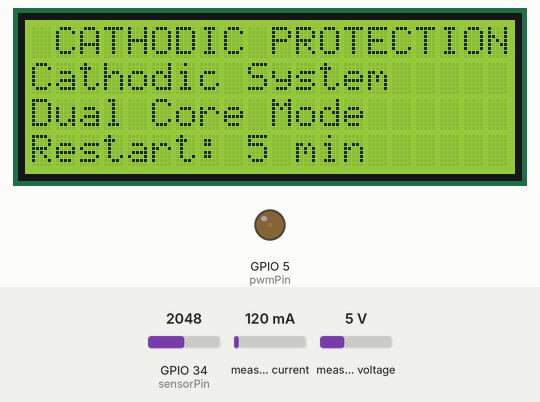
Simulated run of this sketch. Board: ESP32. Shown: 20×4 character LCD, output pins drawn as LEDs (lit = HIGH). Inputs (shaded band) come from the test bench; at power-on: GPIO 34 (sensorPin) = 2048, measured current 120 mA, measured voltage 5 V. What the sketch prints to the serial monitor is not drawn.

Above: at 1.5 s.
1.6 s: GPIO 34 (sensorPin) set to 68
At 3.2 s:
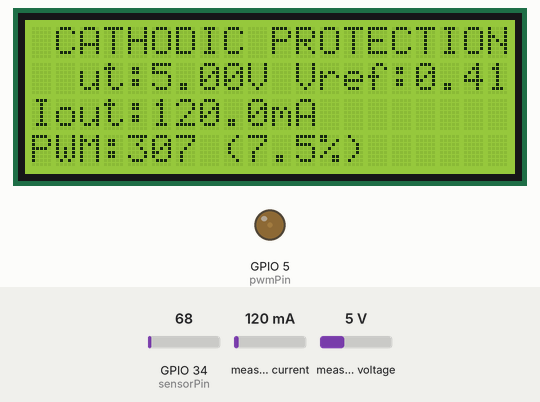
4.6 s: GPIO 34 (sensorPin) set to 60
At 6.41 s:
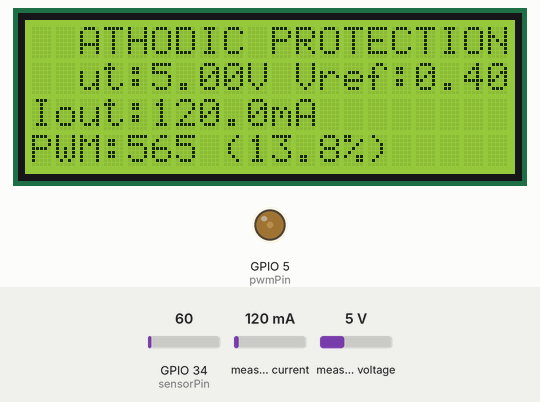
7.4 s: measured current set to 106 mA
At 8.43 s:
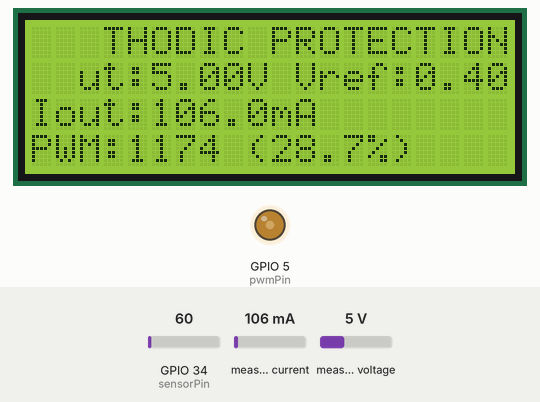
9.4 s: measured current set to 89 mA
At 10.45 s:
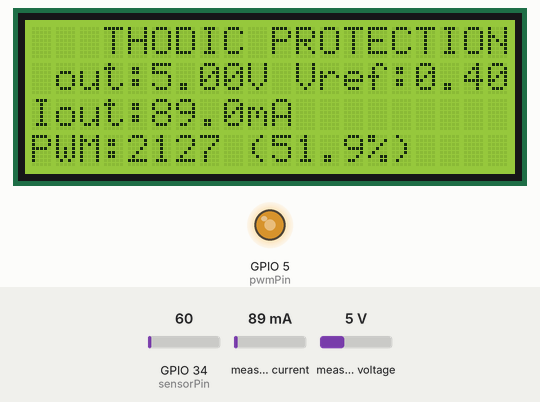
11.3 s: measured current set to 1000 mA
At 13.2 s:
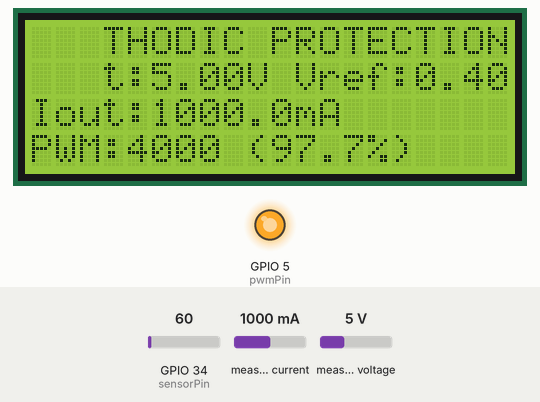
13.4 s: measured current set to 40 mA
At 14.53 s:
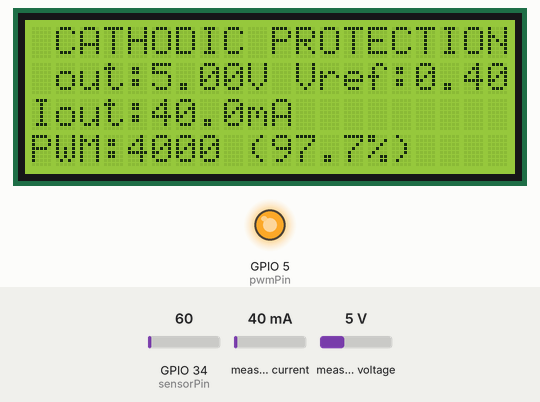
Timing chart, 0 to 16.4 s (numbered marks = the images above; inputs shaded):
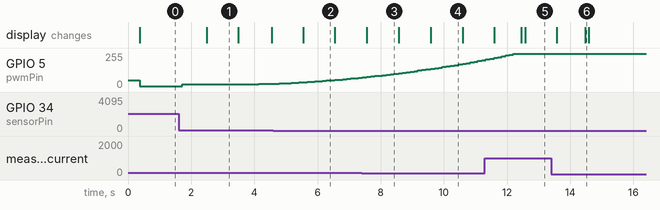

The sketch:

catodeic6.ino
```cpp
/*
 * Program ESP32 untuk Cathodic Protection System
 * - Menggunakan pembagi tegangan 10k-10k di pin 34 (ADC1_CH6)
 * - PWM output di pin 5 dengan resolusi 12-bit (0-4095)
 * - Menggunakan PID untuk menjaga tegangan stabil di set point
 * - Monitoring arus dan tegangan menggunakan INA219
 * - Tampilan LCD tanpa kedipan menggunakan sprintf
 * - Memanfaatkan dual core ESP32: Core 0 untuk logika utama, Core 1 untuk LCD dan INA219
 * - Restart otomatis setiap 5 menit untuk stabilitas jangka panjang
 */

#include <Wire.h>
#include <LiquidCrystal_I2C.h>
#include <Adafruit_INA219.h>
#include <stdio.h>

// Semaphore untuk komunikasi antar core
TaskHandle_t Task1;  // Task untuk Core 1 (LCD dan INA219)
SemaphoreHandle_t xMutex = NULL;  // Mutex untuk mengakses variabel yang dibagikan antar core
portMUX_TYPE mux = portMUX_INITIALIZER_UNLOCKED;

// Inisialisasi LCD (alamat I2C 0x27, 20 kolom, 4 baris)
LiquidCrystal_I2C lcd(0x27, 20, 4);

// Inisialisasi INA219 sensor
Adafruit_INA219 ina219;

// Definisi pin
const int sensorPin = 34;    // Pin sensor analog ESP32 (ADC1_CH6)
const int pwmPin = 5;        // Pin output PWM untuk buck converter

// Definisi pin I2C untuk ESP32
const int SDA_PIN = 21;      // Default SDA pin untuk ESP32
const int SCL_PIN = 22;      // Default SCL pin untuk ESP32

// Definisi PWM untuk ESP32
const int PWM_CHANNEL = 0;   // PWM channel (0-15)
const int PWM_FREQ = 5000;   // Frekuensi PWM (5kHz)
const int PWM_RESOLUTION = 12; // Resolusi PWM 12-bit (0-4095)

// Variabel untuk pengukuran
int pwmValue = 800;          // Nilai PWM awal (0-4095 untuk 12-bit)
float vRef = 3.3;            // Tegangan referensi ESP32 (3.3V)
int numSamples = 100;        // Jumlah sampel untuk perhitungan RMS

// Parameter PID
float setPoint = 0.93;       // Set point tegangan output yang diinginkan (V)
float Kp = 100.0;            // Konstanta Proporsional
float Ki = 20.0;             // Konstanta Integral
float Kd = 10.0;             // Konstanta Derivatif

// Batas PWM
const int PWM_MIN = 100;     // Nilai minimum PWM
const int PWM_MAX = 4000;    // Nilai maksimum PWM

// Variabel untuk kalkulasi PID
float lastError = 0;         // Error sebelumnya
float integral = 0;          // Nilai integral error
unsigned long lastTime = 0;  // Waktu perhitungan PID terakhir
float outputVrms = 0;        // Nilai VRMS output terakhir

// Variabel untuk update LCD
unsigned long lastLcdUpdate = 0;
const long lcdUpdateInterval = 1000; // Update LCD setiap 1 detik

// Variabel untuk INA219
float busVoltage = 0;
float current_mA = 0;
float power_mW = 0;
float loadVoltage = 0;
bool ina219Connected = false; // Status koneksi INA219

// Buffer untuk LCD - Pastikan buffer penuh dengan spasi untuk menimpa karakter lama
char lcdLine1[21] = " CATHODIC PROTECTION";  // Judul tetap
char lcdLine2[21] = "Vout:0.00V Vref:0.00";
char lcdLine3[21] = "Iout:0.0mA          ";
char lcdLine4[21] = "PWM:0 (0.0%)        ";

// Variabel untuk menyimpan nilai sebelumnya
float prev_loadVoltage = 0;
float prev_outputVrms = 0;
float prev_current_mA = 0;
int prev_pwmValue = 0;
float prev_pwmPercent = 0;

// Variabel untuk mendeteksi waktu sejak baris 1 direfresh
unsigned long lastLine1Refresh = 0;
const long line1RefreshInterval = 2000; // Refresh judul setiap 2 detik

// Variabel untuk restart otomatis
unsigned long startTime = 0;
const long autoRestartInterval = 300000; // 5 menit = 300,000 ms
int restartCounter = 0;

// Variabel status untuk komunikasi antar task
volatile bool displayUpdateRequired = false;
volatile bool inaReadRequired = false;

// Fungsi untuk membaca data dari INA219
void readINA219() {
  // Cek apakah INA219 terhubung, jika tidak, coba reinisialisasi
  if (!ina219Connected) {
    ina219Connected = ina219.begin();
    if (ina219Connected) {
      ina219.setCalibration_32V_2A();
    }
    return;
  }

  // Gunakan try/catch untuk menangani kesalahan
  try {
    busVoltage = ina219.getBusVoltage_V();
    current_mA = ina219.getCurrent_mA();
    power_mW = ina219.getPower_mW();

    // Tegangan pada beban = tegangan bus
    loadVoltage = busVoltage;

    // Reset watchdog untuk INA219
    ina219Connected = true;
  }
  catch (...) {
    // Jika ada error, tandai INA219 tidak terhubung
    ina219Connected = false;
  }
}

// Fungsi untuk menghitung output PID
int calculatePID(float currentValue) {
  // Hitung waktu delta
  unsigned long currentTime = millis();
  float deltaTime = (currentTime - lastTime) / 1000.0; // dalam detik
  lastTime = currentTime;

  // Hitung error
  float error = setPoint - currentValue;

  // Bagian proporsional
  float proportional = Kp * error;

  // Bagian integral
  integral += Ki * error * deltaTime;
  // Anti windup - batasi nilai integral
  integral = constrain(integral, -1000, 1000); // Diperluas untuk skala 12-bit

  // Bagian derivatif
  float derivative = 0;
  if (deltaTime > 0) {
    derivative = Kd * (error - lastError) / deltaTime;
  }
  lastError = error;

  // Hitung output PID
  float output = proportional + integral + derivative;

  // KOREKSI: Buck converter, nilai PWM lebih tinggi = duty cycle lebih tinggi = tegangan output lebih tinggi
  // Jadi jika error positif (tegangan terlalu rendah), kita MENAMBAH PWM
  int pwmOutput = pwmValue + (int)output;

  return pwmOutput;
}

// Fungsi untuk memperbarui tampilan LCD tanpa kedipan
void updateLCDNoFlicker(int pwm, float pwmPercent) {
  // Perbarui baris 2
  sprintf(lcdLine2, "Vout:%.2fV Vref:%.2fV", loadVoltage, outputVrms);
  lcd.setCursor(0, 1);
  lcd.print(lcdLine2);
  prev_loadVoltage = loadVoltage;
  prev_outputVrms = outputVrms;

  // Perbarui baris 3
  sprintf(lcdLine3, "Iout:%.1fmA          ", current_mA);
  lcd.setCursor(0, 2);
  lcd.print(lcdLine3);
  prev_current_mA = current_mA;

  // Perbarui baris 4
  sprintf(lcdLine4, "PWM:%d (%.1f%%)       ", pwm, pwmPercent);
  lcd.setCursor(0, 3);
  lcd.print(lcdLine4);
  prev_pwmValue = pwm;
  prev_pwmPercent = pwmPercent;
}

// Task untuk Core 1 - Handling LCD dan INA219
void Task1code(void * pvParameters) {
  // Inisialisasi LCD
  lcd.init();
  lcd.backlight();

  // Pesan pembuka di LCD
  lcd.clear();
  lcd.setCursor(0, 0);
  lcd.print(lcdLine1);
  lcd.setCursor(0, 1);
  lcd.print("Cathodic System");
  lcd.setCursor(0, 2);
  lcd.print("Dual Core Mode");
  lcd.setCursor(0, 3);
  lcd.print("Restart: 5 min");
  delay(2000);

  // Set tampilan awal LCD
  lcd.setCursor(0, 0);
  lcd.print(lcdLine1);
  lcd.setCursor(0, 1);
  lcd.print(lcdLine2);
  lcd.setCursor(0, 2);
  lcd.print(lcdLine3);
  lcd.setCursor(0, 3);
  lcd.print(lcdLine4);

  // Inisialisasi INA219
  if (ina219.begin()) {
    ina219Connected = true;
    ina219.setCalibration_32V_2A();
  } else {
    ina219Connected = false;
    lcd.setCursor(0, 2);
    lcd.print("INA219 Error!       ");
  }

  unsigned long lastDisplayUpdate = 0;
  unsigned long lastInaRead = 0;
  unsigned long lastTitleRefresh = 0;

  for(;;) {
    // Dapatkan waktu saat ini
    unsigned long currentMillis = millis();

    // Baca data INA219 setiap 200ms
    if (currentMillis - lastInaRead >= 200) {
      lastInaRead = currentMillis;

      // Coba baca data INA219
      xSemaphoreTake(xMutex, portMAX_DELAY);
      readINA219();
      xSemaphoreGive(xMutex);
    }

    // Update LCD setiap 1 detik
    if (currentMillis - lastDisplayUpdate >= lcdUpdateInterval) {
      lastDisplayUpdate = currentMillis;

      // Ambil nilai yang diperlukan dengan proteksi mutex
      xSemaphoreTake(xMutex, portMAX_DELAY);
      int local_pwmValue = pwmValue;
      float local_outputVrms = outputVrms;
      float local_pwmPercent = (local_pwmValue / 4095.0) * 100.0;
      xSemaphoreGive(xMutex);

      // Update LCD
      updateLCDNoFlicker(local_pwmValue, local_pwmPercent);
    }

    // Refresh judul secara berkala
    if (currentMillis - lastTitleRefresh >= line1RefreshInterval) {
      lastTitleRefresh = currentMillis;
      lcd.setCursor(0, 0);
      lcd.print(lcdLine1);

      // Tambahkan counter restart ke layar
      unsigned long timeRemaining = (autoRestartInterval - (currentMillis - startTime)) / 1000;

      // Update baris 4 dengan waktu restart
      if (timeRemaining <= 60) { // Tampilkan countdown jika kurang dari 60 detik
        sprintf(lcdLine4, "Reset in: %lu sec    ", timeRemaining);
        lcd.setCursor(0, 3);
        lcd.print(lcdLine4);
      }
    }

    // Beri waktu task lain untuk berjalan
    delay(10);
  }
}

void setup() {
  // Inisialisasi komunikasi serial
  Serial.begin(9600);

  // Inisialisasi I2C dengan pin khusus ESP32
  Wire.begin(SDA_PIN, SCL_PIN);

  // Inisialisasi pin sensor
  pinMode(sensorPin, INPUT);

  // Konfigurasi PWM ESP32
  ledcSetup(PWM_CHANNEL, PWM_FREQ, PWM_RESOLUTION);
  ledcAttachPin(pwmPin, PWM_CHANNEL);

  // Setel PWM ke nilai awal
  ledcWrite(PWM_CHANNEL, pwmValue);

  // Inisialisasi mutex untuk komunikasi antar core
  xMutex = xSemaphoreCreateMutex();

  // Buat task untuk Core 1
  xTaskCreatePinnedToCore(
    Task1code,    // Fungsi Task
    "Task1",      // Nama Task
    10000,        // Stack size
    NULL,         // Parameter
    1,            // Prioritas
    &Task1,       // Task handle
    1             // Core yang digunakan (Core 1)
  );

  // Pesan pembuka di Serial
  Serial.println("Sistem Cathodic Protection dengan PID dan Monitoring INA219");
  Serial.println("Mode Dual Core ESP32");
  Serial.println("Set Point: " + String(setPoint) + "V");
  Serial.println("PWM Range: Min=" + String(PWM_MIN) + ", Max=" + String(PWM_MAX));
  Serial.println("Auto Restart: Setiap 5 menit");
  Serial.println("----------------------------------------------------------");
  Serial.println("PWM, VRMS, Vout(INA219), Iout(mA), Power(mW), Runtime(s)");

  // Inisialisasi waktu
  lastTime = millis();
  startTime = millis();
  restartCounter = 0;
}

void loop() {
  // Variabel untuk menyimpan total kuadrat
  float sumSquares = 0.0;
  float voltagePin = 0.0;
  float outputVoltage = 0.0;

  // Ambil beberapa sampel untuk perhitungan RMS
  for (int i = 0; i < numSamples; i++) {
    // Baca nilai ADC
    int adcValue = analogRead(sensorPin);

    // Konversi ke tegangan di pin sensor
    float voltage = (adcValue / 4095.0) * vRef;

    // Kompensasi pembagi tegangan untuk mendapatkan tegangan output sebenarnya
    float actualVoltage = voltage * 2.0;  // Karena pembagi tegangan 10k-10k (1:1)

    // Tambahkan kuadrat ke total
    sumSquares += actualVoltage * actualVoltage;

    // Simpan nilai terakhir untuk tampilan
    if (i == numSamples - 1) {
      voltagePin = voltage;
      outputVoltage = actualVoltage;
    }

    // Tunggu sedikit sebelum sampel berikutnya
    delayMicroseconds(100);
  }

  // Hitung VRMS
  float vrms = sqrt(sumSquares / numSamples) + 0.3;

  // Update outputVrms dengan proteksi mutex
  xSemaphoreTake(xMutex, portMAX_DELAY);
  outputVrms = vrms;
  xSemaphoreGive(xMutex);

  // Hitung nilai PID dan perbarui PWM
  int newPwmValue = calculatePID(vrms);

  // Pastikan PWM dalam rentang yang valid
  newPwmValue = constrain(newPwmValue, PWM_MIN, PWM_MAX);

  // Update pwmValue dengan proteksi mutex
  xSemaphoreTake(xMutex, portMAX_DELAY);
  pwmValue = newPwmValue;
  xSemaphoreGive(xMutex);

  // Terapkan nilai PWM baru dengan ledcWrite untuk ESP32
  ledcWrite(PWM_CHANNEL, pwmValue);

  // Waktu berjalan dalam detik
  unsigned long runTime = (millis() - startTime) / 1000;

  // Tampilkan hasil di Serial
  Serial.print(pwmValue);
  Serial.print(", ");
  Serial.print(vrms, 4);
  Serial.print(", ");

  // Ambil nilai dengan proteksi mutex
  xSemaphoreTake(xMutex, portMAX_DELAY);
  Serial.print(loadVoltage, 4);
  Serial.print(", ");
  Serial.print(current_mA, 2);
  Serial.print(", ");
  Serial.print(power_mW, 2);
  xSemaphoreGive(xMutex);

  Serial.print(", ");
  Serial.println(runTime);

  // Cek apakah waktunya untuk restart
  if (millis() - startTime >= autoRestartInterval) {
    restartCounter++;
    Serial.println("Auto restart setelah 5 menit beroperasi");
    Serial.print("Jumlah restart: ");
    Serial.println(restartCounter);
    Serial.println("Sistem akan restart dalam 3 detik...");

    // Tampilkan pesan restart pada LCD
    xSemaphoreTake(xMutex, portMAX_DELAY);
    lcd.clear();
    lcd.setCursor(0, 0);
    lcd.print(" CATHODIC PROTECTION");
    lcd.setCursor(0, 1);
    lcd.print("System restarting...");
    lcd.setCursor(0, 2);
    lcd.print("Total runtime: ");
    lcd.print(runTime);
    lcd.print("s");
    lcd.setCursor(0, 3);
    lcd.print("Restart #");
    lcd.print(restartCounter);
    xSemaphoreGive(xMutex);

    // Tunggu 3 detik
    delay(3000);

    // Reset ESP32
    ESP.restart();
  }

  // Tunggu sebelum pengukuran berikutnya
  delay(100);
}
```

Measured:
- the behaviour switches between 64 and 63 on GPIO 34 (sensorPin) (found by bisection; images 1 and 2)
- the behaviour switches between 100 and 99 mA on measured current (found by bisection; images 3 and 4)
- after the input at 1.6 s, GPIO 5 (pwmPin): 6/255 → 22/255 after 0.11 s, → 21/255 0.12 s later, → 20/255 0.12 s later, → 19/255 0.24 s later, … (10 changes in this stretch)
- after the input at 9.4 s, the display: changes after 0.18 s (image 4)
- after the input at 11.3 s, the display: first changes after 0.29 s (image 5 shows a later state)
- after the input at 13.4 s, the display: first changes after 0.18 s (image 6 shows a later state)
- what the display in image 2 shows lasts 1.1 s, from 5.5 s to 6.6 s
